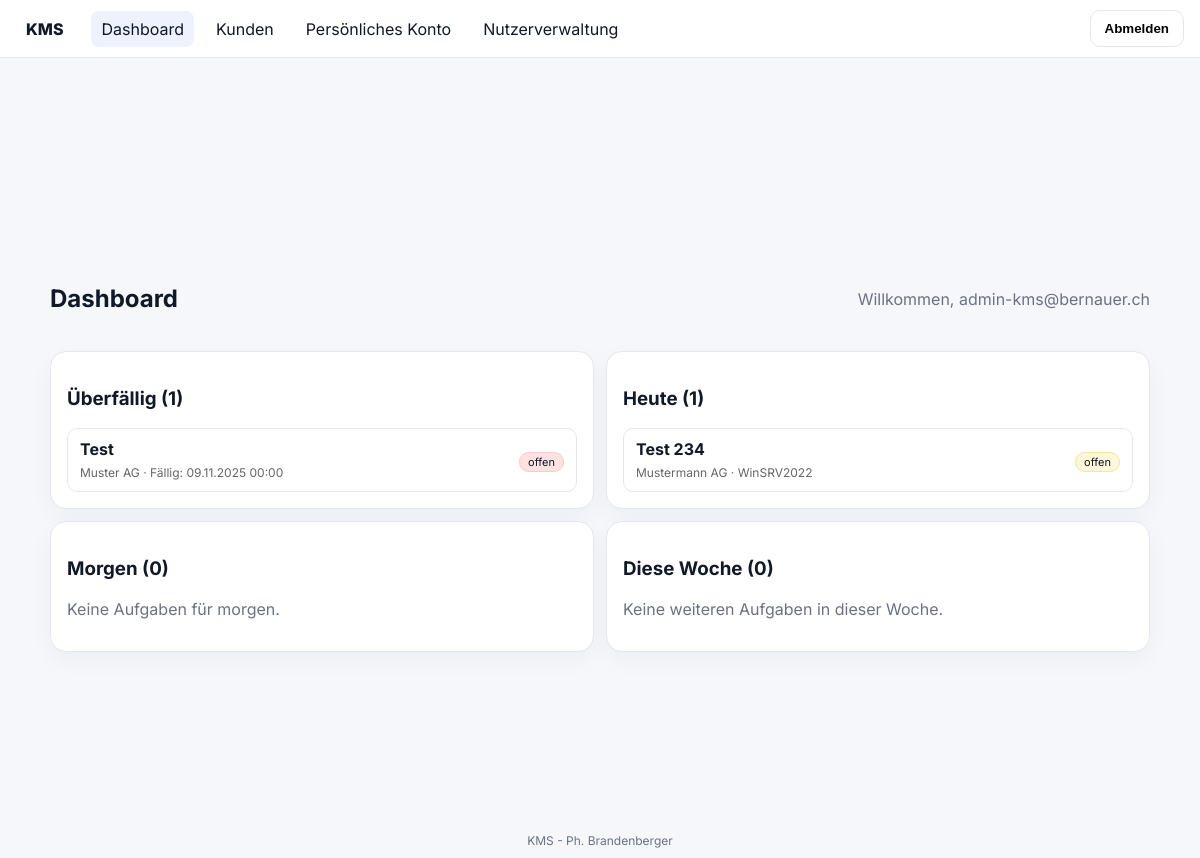
Screenshot of /?route=dashboard (signed in) with the database file from the repository.
### tables this page shows
CREATE TABLE `tasks` (
  `id` int(10) UNSIGNED NOT NULL,
  `customer_id` int(10) UNSIGNED NOT NULL,
  `system_id` int(10) UNSIGNED DEFAULT NULL,
  `title` varchar(255) NOT NULL,
  `description` text DEFAULT NULL,
  `status` enum('offen','ausstehend','erledigt','fehlgeschlagen','pausiert') NOT NULL DEFAULT 'offen',
  `is_paused` tinyint(1) NOT NULL DEFAULT 0,
  `pause_reason` varchar(500) DEFAULT NULL,
  `is_recurring` tinyint(1) NOT NULL DEFAULT 1,
  `due_date` date DEFAULT NULL,
  `comment` text DEFAULT NULL,
  `created_by` int(10) UNSIGNED DEFAULT NULL,
  `assigned_to` int(10) UNSIGNED DEFAULT NULL,
  `completed_at` datetime DEFAULT NULL,
  `confirmed_by` int(10) UNSIGNED DEFAULT NULL,
  `failure_comment` text DEFAULT NULL,
  `created_at` timestamp NOT NULL DEFAULT current_timestamp()
);

CREATE TABLE `customers` (
  `id` int(10) UNSIGNED NOT NULL,
  `name` varchar(255) NOT NULL,
  `street` varchar(255) DEFAULT NULL,
  `zip` varchar(20) DEFAULT NULL,
  `city` varchar(120) DEFAULT NULL,
  `website` varchar(255) DEFAULT NULL,
  `logo_url` varchar(500) DEFAULT NULL,
  `responsible_technician_id` int(10) UNSIGNED DEFAULT NULL,
  `owner_user_id` int(10) UNSIGNED DEFAULT NULL,
  `created_at` timestamp NOT NULL DEFAULT current_timestamp(),
  `maintenance_type` enum('none','daily','weekly','biweekly','monthly','yearly','paused') DEFAULT NULL,
  `maintenance_time` time DEFAULT NULL,
  `maintenance_weekday` tinyint(4) DEFAULT NULL,
  `maintenance_week_of_month` tinyint(4) DEFAULT NULL,
  `maintenance_year_month` tinyint(4) DEFAULT NULL,
  `maintenance_year_day` tinyint(4) DEFAULT NULL,
  `maintenance_pause_reason` varchar(500) DEFAULT NULL
);

CREATE TABLE `systems` (
  `id` int(10) UNSIGNED NOT NULL,
  `customer_id` int(10) UNSIGNED NOT NULL,
  `name` varchar(255) NOT NULL,
  `type` varchar(120) DEFAULT NULL,
  `role` varchar(255) DEFAULT NULL,
  `version` varchar(120) DEFAULT NULL,
  `role_note` varchar(255) DEFAULT NULL,
  `os_version` varchar(120) DEFAULT NULL,
  `install_date` date DEFAULT NULL,
  `responsible_technician_id` int(10) UNSIGNED DEFAULT NULL,
  `notes` text DEFAULT NULL,
  `status` enum('aktiv','pausiert','stillgelegt') NOT NULL DEFAULT 'aktiv'
);

### src/Auth.php (called while the page is built, shortened)
<?php
class Auth {
  public static function user(): ?array { return $_SESSION['user'] ?? null; }
}

### src/DB.php (called while the page is built, shortened)
<?php
class DB {
  public static function pdo(): PDO {
    static $pdo = null;
    $dsn = 'mysql:host='.Config::DB_HOST
         . ';port='.Config::DB_PORT
         . ';dbname='.Config::DB_NAME
         . ';charset='.Config::DB_CHARSET;
    $opts = [
      PDO::ATTR_ERRMODE            => PDO::ERRMODE_EXCEPTION,
      PDO::ATTR_DEFAULT_FETCH_MODE => PDO::FETCH_ASSOC,
      PDO::ATTR_EMULATE_PREPARES   => false,
    ];
    try {
      $pdo = new PDO($dsn, Config::DB_USER, Config::DB_PASS, $opts);
    } catch (PDOException $e) {
      http_response_code(500);
      exit('DB-Verbindung fehlgeschlagen: '.$e->getMessage());
    }
    return $pdo;
  }
}

### src/TaskRepo.php (called while the page is built, shortened)
<?php
class TaskRepo {
	public static function listOpenDue(int $limit = 600): array {
	  $sql = "
		SELECT
		  t.id, t.title, t.status, t.due_date, t.is_paused, t.is_recurring,
		  t.customer_id, t.system_id,
		  c.maintenance_type, c.maintenance_time, c.maintenance_weekday,
		  c.maintenance_week_of_month, c.maintenance_year_month, c.maintenance_year_day,
		  c.name AS customer_name,
		  s.name AS system_name
		FROM tasks t
		JOIN customers c ON c.id = t.customer_id
		LEFT JOIN systems   s ON s.id = t.system_id
		WHERE t.status IN ('offen','ausstehend')
		ORDER BY t.id DESC
		LIMIT :lim
	  ";
	  $st = DB::pdo()->prepare($sql);
	  $st->bindValue(':lim', $limit, \PDO::PARAM_INT);
	  $st->execute();
	  return $st->fetchAll() ?: [];
	}
}

### views/dashboard.php (the view, shortened to what this page needs)
<?php
$user = Auth::user();
$canEditTask = Policy::can('tasks.update');
$groups = is_array($groups ?? null) ? $groups : [];
$groups += ['overdue'=>[], 'today'=>[], 'tomorrow'=>[], 'week'=>[]];
function renderBucket(string $key, string $title, array $items, bool $canEditTask): void { ?>
  <div class="card">
    <h3><?= htmlspecialchars($title) ?> (<?= count($items) ?>)</h3>
    <?php if (!count($items)): ?>
      <p class="muted">
        <?php
          echo match ($key) {
            'overdue' => 'Keine überfälligen Aufgaben.',
            'today' => 'Keine Aufgaben für heute.',
            'tomorrow' => 'Keine Aufgaben für morgen.',
            'week' => 'Keine weiteren Aufgaben in dieser Woche.',
            default => 'Keine Aufgaben.',
          };
        ?>
      </p>
    <?php else: ?>
      <ul class="task-list">
        <?php foreach ($items as $t):
          $href = $canEditTask
            ? '?route=task_edit&id='.(int)$t['id']
            : '?route=customer_view&id='.(int)$t['customer_id'];
          $dueStr = !empty($t['due_date']) ? date('d.m.Y H:i', strtotime($t['due_date'])) : null;
        ?>
          <li class="task-row">
            <a class="task-link <?= htmlspecialchars($key) ?>" href="<?= $href ?>">
              <div class="task-main">
                <strong><?= htmlspecialchars($t['title'] ?? '') ?></strong>
                <small class="muted">
                  <?= htmlspecialchars($t['customer_name'] ?? '') ?>
                  <?php if (!empty($t['system_name'])): ?>
                    · <?= htmlspecialchars($t['system_name']) ?>
                  <?php endif; ?>
                  <?php if ($dueStr): ?>
                    · Fällig: <?= htmlspecialchars($dueStr) ?>
                  <?php endif; ?>
                </small>
              </div>
              <div class="task-meta">
                <?php
                  $badgeClass = match ($key) {
                    'overdue' => 'danger',
                    'today'   => 'warning',
                    'tomorrow'=> '',
                    'week'    => 'neutral',
                    default   => '',
                  };
                ?>
                <span class="badge <?= $badgeClass ?>"><?= htmlspecialchars($t['status'] ?? 'offen') ?></span>
              </div>
            </a>
          </li>
        <?php endforeach; ?>
      </ul>
    <?php endif; ?>
  </div>
<?php } ?>
<section class="dash">
  <header class="dash-header">
    <h2>Dashboard</h2>
    <div class="muted">Willkommen, <?= htmlspecialchars($user['email'] ?? '') ?></div>
  </header>
  <div class="grid-2 mt-4">
    <?php renderBucket('overdue',  'Überfällig',  $groups['overdue'],  $canEditTask); ?>
    <?php renderBucket('today',    'Heute',       $groups['today'],    $canEditTask); ?>
    <?php renderBucket('tomorrow', 'Morgen',      $groups['tomorrow'], $canEditTask); ?>
  </div>
</section>

### public/assets/styles.css (style rules this page uses)
:root { --bg:#f6f7fb; --card:#fff; --muted:#6b7280; --text:#111827; --primary:#2563eb; --border:#e5e7eb; }
* { box-sizing:border-box; }
html,body { margin:0; padding:0; font-family:Inter,system-ui,-apple-system,Segoe UI,Roboto,Arial,sans-serif; color:var(--text); background:var(--bg); }
.muted { color:var(--muted); }
.dash { width:min(1100px, 100%); margin-inline:auto; }
.dash-header { display:flex; align-items:center; justify-content:space-between; margin-bottom:18px; }
.card { background:var(--card); border:1px solid var(--border); border-radius:16px; padding:16px; box-shadow:0 8px 24px rgba(0,0,0,.04); }
.grid-2 { display:grid;grid-template-columns:repeat(2,minmax(0,1fr));gap:12px }
.task-list { list-style:none;margin:0;padding:0 }
.task-list { list-style:none; margin:0; padding:0; display:flex; flex-direction:column; gap:8px; }
.task-row { margin:0; padding:0; }
.task-link { display:flex; align-items:center; justify-content:space-between; padding:10px 12px; border:1px solid var(--border); border-radius:10px; background:#fff; text-decoration:none; color:inherit; transition:background 0.15s,border 0.15s; }
.task-main strong { display:block; margin-bottom:2px; }
.task-main small { font-size:12px; color:#666; }
.task-meta .badge { font-size:11px; padding:2px 8px; border-radius:10px; border:1px solid #ccc; }
.badge.danger { background:#fee2e2; border-color:#fecaca; }
.badge.warning { background:#fff7da; border-color:#fce29f; }

### views/dashboard.php (style rules this page uses)
.task-list { list-style:none; margin:0; padding:0; display:flex; flex-direction:column; gap:8px; }
.task-row { margin:0; padding:0; }
.task-link { display:flex; align-items:center; justify-content:space-between; padding:10px 12px; border:1px solid var(--border); border-radius:10px; background:#fff; text-decoration:none; color:inherit; transition:background .15s,border .15s; }
.task-main strong { display:block; margin-bottom:2px; }
.task-main small { font-size:12px; color:#666; }
.task-meta .badge { font-size:11px; padding:2px 8px; border-radius:10px; border:1px solid #ccc; }
.badge.danger { background:#fee2e2; border-color:#fecaca; }
.badge.warning { background:#fff7da; border-color:#fce29f; }

### rows the page displays
tasks: title "Test", customer.name "Muster AG", due_date "09.11.2025 00:00", status "offen"
tasks: title "Test 234", customer.name "Mustermann AG", system.name "WinSRV2022", status "offen"

### other values shown
$user['email'] "admin-kms@bernauer.ch"
$title "Überfällig Heute Morgen Diese Woche"
count($items) "1 1 0 0"
Config::APP_NAME "KMS - Ph. Brandenberger"
